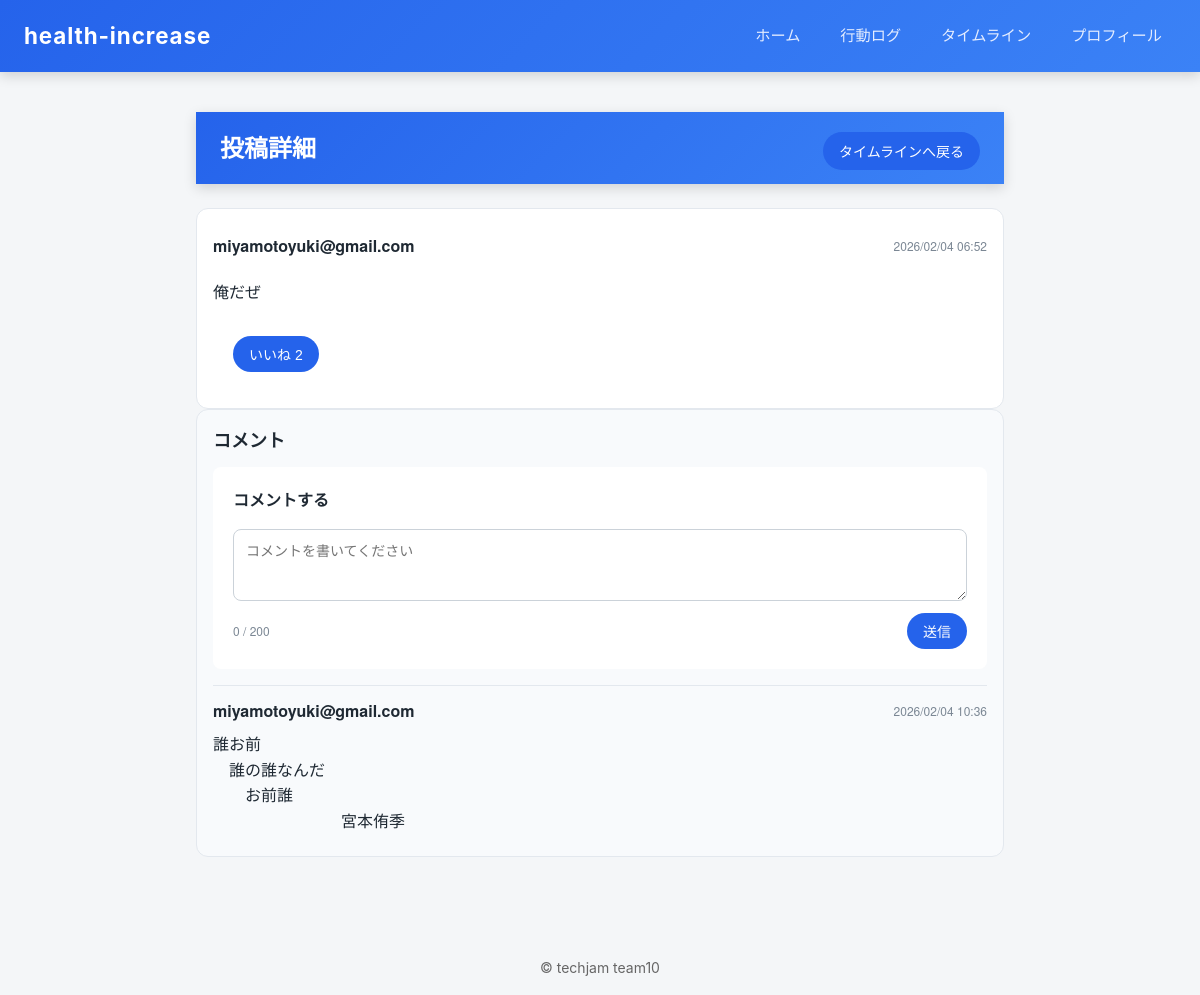
/timeline/2/, run on an earlier commit of the app's database.
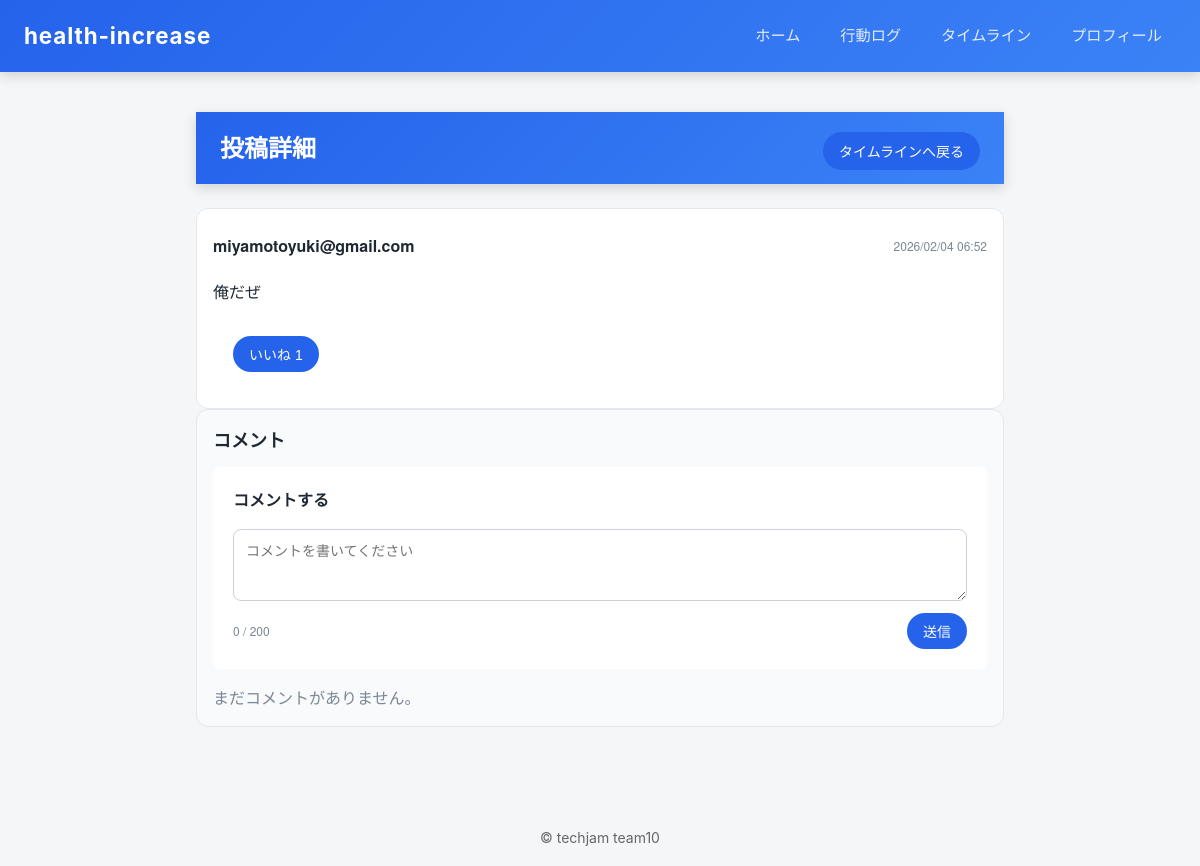
And on a later commit of the database.
### healthapp/models.py (models this page shows, shortened)
class Post(models.Model):
    id = models.BigAutoField(primary_key=True)
    user = models.ForeignKey(
        settings.AUTH_USER_MODEL,
        on_delete=models.CASCADE,
        related_name="posts"
    )
    created_at = models.DateTimeField(auto_now_add=True)
    content = models.TextField()
    favorite = models.IntegerField(
        default=0,
        validators=[MinValueValidator(0)]
    )
    class Meta:
        ordering = ["-created_at"]

class Comment(models.Model):
    id = models.BigAutoField(primary_key=True)
    post = models.ForeignKey(
        Post,
        on_delete=models.CASCADE,
        related_name="comments"
    )
    user = models.ForeignKey(
        User,
        on_delete=models.CASCADE,
        related_name="comments"
    )
    created_at = models.DateTimeField(
        auto_now_add=True
    )
    content = models.TextField()

### accounts/models.py (models this page shows, shortened)
class User(AbstractUser):
    id = models.BigAutoField(primary_key=True)
    mail = models.EmailField(
        max_length=255,
        unique=True
    )
    password = models.CharField(
        max_length=255
    )

### healthapp/views.py (the view, shortened to what this page needs)
# urls.py: path('timeline/<int:post_id>/', views.timeline_detail, name='timeline_detail'),
def timeline_detail(request, post_id):
    from django.shortcuts import redirect
    from accounts.models import User
    from healthapp.models import Comment, Post
    from healthapp.services.timeline import increment_favorite
    notice = ""
    user = User.objects.first()
    post = Post.objects.select_related("user").filter(pk=post_id).first()
    liked_post_ids = set(request.session.get("liked_post_ids", []))
    comments = (
        Comment.objects.select_related("user").filter(post=post).order_by("created_at")
        if post
        else []
    )
    return render(
        request,
        "healthapp/timeline_detail.html",
        {
            "post": post,
            "comments": comments,
            "notice": notice,
            "has_user": bool(user),
            "liked_post_ids": list(liked_post_ids),
        },
    )

### healthapp/templates/healthapp/timeline_detail.html (shortened to what this page needs)
{% extends 'base.html' %}
{% load static %}
{% block content %}
<link rel="stylesheet" href="{% static 'healthapp/css/style.css' %}">
<link rel="stylesheet" href="{% static 'healthapp/css/timeline.css' %}">
<section class="timeline timeline--detail">
    <header class="timeline__header">
        <h2 class="timeline__title">投稿詳細</h2>
        <a class="timeline__link" href="{% url 'healthapp:timeline' %}">タイムラインへ戻る</a>
    </header>
    {% if post %}
        <article class="timeline__card timeline__card--detail">
            <div class="timeline__card-header">
                <p class="timeline__author">{{ post.user.mail }}</p>
                <time class="timeline__date">{{ post.created_at|date:"Y/m/d H:i" }}</time>
            </div>
            <p class="timeline__content">{{ post.content }}</p>
            <form method="post" class="timeline__action">
                <button
                    type="submit"
                    class="timeline__button timeline__button--ghost"
                >
                    {% if post.id in liked_post_ids %}
                        いいね済み {{ post.favorite }}
                    {% else %}
                        いいね {{ post.favorite }}
                    {% endif %}
                </button>
            </form>
        </article>
        <div class="timeline__comments">
            <h3 class="timeline__section-title">コメント</h3>
            <form class="timeline__form" method="post">
                <label class="timeline__label" for="comment-content">コメントする</label>
                <textarea id="comment-content" name="content" rows="3" maxlength="200" class="timeline__textarea" placeholder="コメントを書いてください"></textarea>
                <div class="timeline__form-footer">
                    <span class="timeline__counter" data-counter="comment-content">0 / 200</span>
                    <button type="submit" class="timeline__button" {% if not has_user %}disabled{% endif %}>送信</button>
                </div>
            </form>
            {% if comments %}
                <ul class="timeline__comment-list">
                    {% for comment in comments %}
                        <li class="timeline__comment">
                            <div class="timeline__comment-header">
                                <span class="timeline__author">{{ comment.user.mail }}</span>
                                <time class="timeline__date">{{ comment.created_at|date:"Y/m/d H:i" }}</time>
                            </div>
                            <p class="timeline__comment-content">{{ comment.content }}</p>
                        </li>
                    {% endfor %}
                </ul>
            {% else %}
                <p class="timeline__empty">まだコメントがありません。</p>
            {% endif %}
        </div>
    {% else %}
        <p class="timeline__empty">投稿が見つかりませんでした。</p>
    {% endif %}
</section>
{% endblock %}

What changed in the data, as far as the page shows it:
removed Comment: user.mail "miyamotoyuki@gmail.com", created_at "2026/02/04 10:36", content "誰お前 誰の誰なんだ お前誰 宮本侑季"
changed Post "俺だぜ": favorite "2" → "1"
Also different on the page:
text now shown: "まだコメントがありません。"
